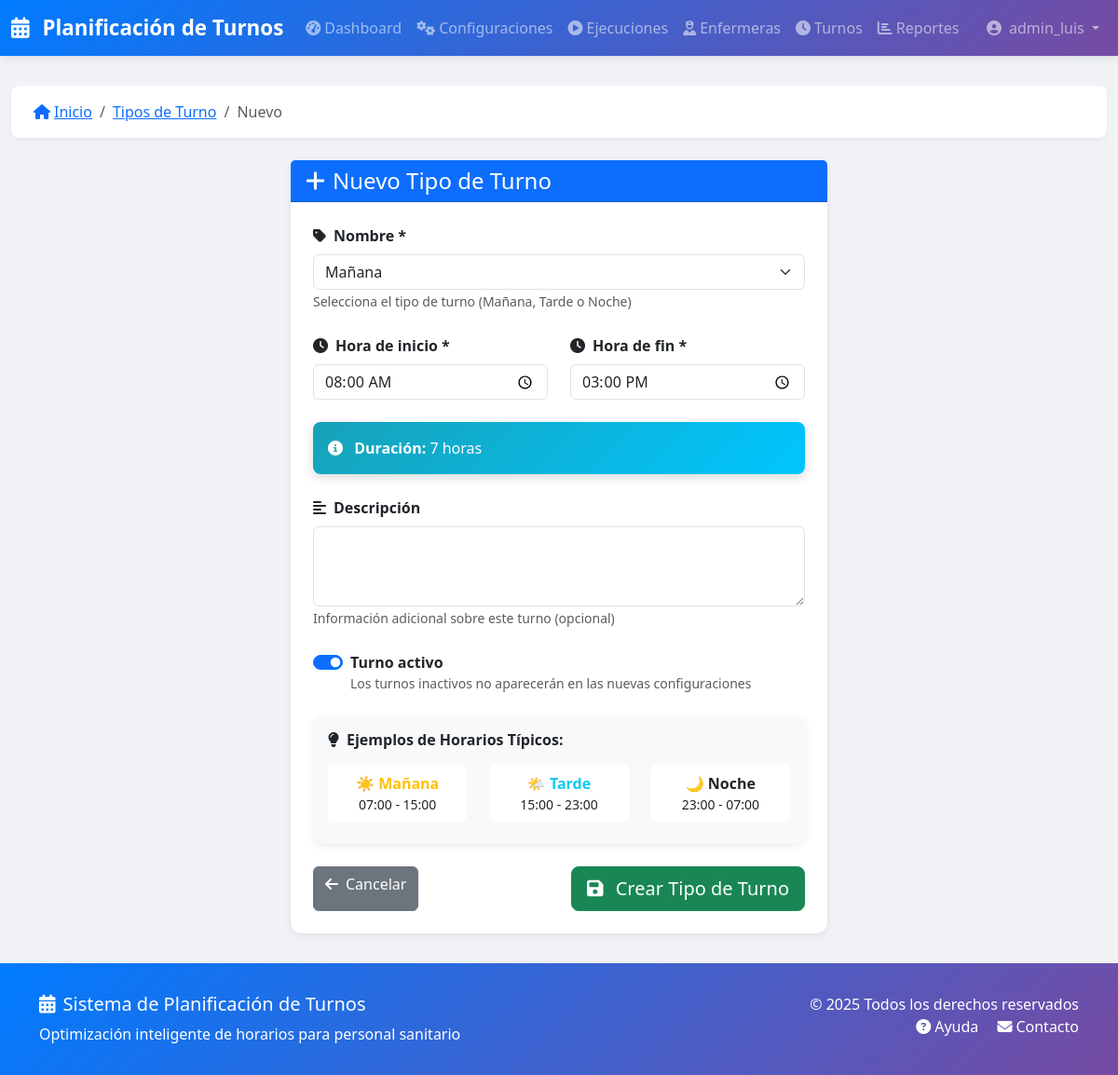
Screenshot of /tipos-turno/1/editar/ (signed in) with the database file from the repository.
### turnos/models.py (models this page shows, shortened)
class TipoTurno(models.Model):
    workspace = models.ForeignKey(
        Workspace,
        on_delete=models.CASCADE,
        related_name='tipos_turno',
        null=True,
        blank=True
    )
    NOMBRE_CHOICES = [
        ('MANANA', _('Mañana')),
        ('TARDE', _('Tarde')),
        ('NOCHE', _('Noche')),
    ]
    nombre = models.CharField(_('Nombre'), max_length=50, choices=NOMBRE_CHOICES)
    hora_inicio = models.TimeField(_('Hora de inicio'))
    hora_fin = models.TimeField(_('Hora de fin'))
    descripcion = models.TextField(_('Descripción'), blank=True)
    activo = models.BooleanField(_('Activo'), default=True)
    class Meta:
        verbose_name = _('Tipo de Turno')
        verbose_name_plural = _('Tipos de Turno')
        ordering = ['nombre']

### turnos/views.py (the view)
# urls.py: path('tipos-turno/<int:pk>/editar/', views.TipoTurnoUpdateView.as_view(), name='tipo_turno_editar'),
class TipoTurnoUpdateView(LoginRequiredMixin, FormMessageMixin, UpdateView):
    model = TipoTurno
    form_class = TipoTurnoForm
    template_name = 'turnos/tipo_turno_form.html'
    success_url = reverse_lazy('turnos:tipo_turno_lista')
    success_message = 'Tipo de turno actualizado con éxito.'

### turnos/forms.py (shortened to what this page needs)
class TipoTurnoForm(forms.ModelForm):
    class Meta:
        model = TipoTurno
        fields = ['nombre', 'hora_inicio', 'hora_fin', 'descripcion', 'activo']
        widgets = {
            'nombre': forms.Select(attrs={
                'class': 'form-select'
            }),
            'hora_inicio': forms.TimeInput(attrs={
                'class': 'form-control',
                'type': 'time'
            }),
            'hora_fin': forms.TimeInput(attrs={
                'class': 'form-control',
                'type': 'time'
            }),
            'descripcion': forms.Textarea(attrs={
                'class': 'form-control',
                'rows': 3
            }),
            'activo': forms.CheckboxInput(attrs={
                'class': 'form-check-input'
            }),
        }

### turnos/templates/turnos/tipo_turno_form.html (shortened to what this page needs)
{% extends 'base.html' %}
{% load static %}
{% load i18n %}
{% block breadcrumb_items %}
    <li class="breadcrumb-item"><a href="{% url 'turnos:tipo_turno_lista' %}">{% trans "Tipos de Turno" %}</a></li>
    {% if tipo_turno %}
        <li class="breadcrumb-item active">{% trans "Editar" %}</li>
    {% else %}
        <li class="breadcrumb-item active">{% trans "Nuevo" %}</li>
    {% endif %}
{% endblock %}
{% block content %}
<div class="row justify-content-center">
    <div class="col-lg-6">
        <div class="card">
            <div class="card-header bg-primary text-white">
                <h4 class="mb-0">
                    {% if tipo_turno %}
                        <i class="fas fa-edit me-2"></i>{% trans "Editar Tipo de Turno" %}
                    {% else %}
                        <i class="fas fa-plus me-2"></i>{% trans "Nuevo Tipo de Turno" %}
                    {% endif %}
                </h4>
            </div>
            <div class="card-body p-4">
                <form method="post" action="" class="needs-validation" novalidate>
                    <div class="mb-4">
                        <label for="{{ form.nombre.id_for_label }}" class="form-label fw-bold">
                            <i class="fas fa-tag me-2"></i>{{ form.nombre.label }} *
                        </label>
                        {{ form.nombre }}
                        {% if form.nombre.errors %}
                            <div class="invalid-feedback d-block">
                                {{ form.nombre.errors.0 }}
                            </div>
                        {% else %}
                            <small class="form-text text-muted">
                                {% trans "Selecciona el tipo de turno (Mañana, Tarde o Noche)" %}
                            </small>
                        {% endif %}
                    </div>
                    <div class="row">
                        <div class="col-md-6">
                            <div class="mb-4">
                                <label for="{{ form.hora_inicio.id_for_label }}" class="form-label fw-bold">
                                    <i class="fas fa-clock me-2"></i>{{ form.hora_inicio.label }} *
                                </label>
                                {{ form.hora_inicio }}
                            </div>
                        </div>
                        <div class="col-md-6">
                            <div class="mb-4">
                                <label for="{{ form.hora_fin.id_for_label }}" class="form-label fw-bold">
                                    <i class="fas fa-clock me-2"></i>{{ form.hora_fin.label }} *
                                </label>
                                {{ form.hora_fin }}
                            </div>
                        </div>
                    </div>
                    <div class="mb-4">
                        <div class="alert alert-info">
                            <i class="fas fa-info-circle me-2"></i>
                            <strong>{% trans "Duración:" %}</strong>
                            <span id="duracion-display">{% trans "Se calculará automáticamente" %}</span>
                        </div>
                    </div>
                    <div class="mb-4">
                        <label for="{{ form.descripcion.id_for_label }}" class="form-label fw-bold">
                            <i class="fas fa-align-left me-2"></i>{{ form.descripcion.label }}
                        </label>
                        {{ form.descripcion }}
                        <small class="form-text text-muted">
                            {% trans "Información adicional sobre este turno (opcional)" %}
                        </small>
                    </div>
                    <div class="mb-4">
                        <div class="form-check form-switch">
                            {{ form.activo }}
                            <label class="form-check-label" for="{{ form.activo.id_for_label }}">
                                <strong>{% trans "Turno activo" %}</strong>
                                <div class="text-muted small">
                                    {% trans "Los turnos inactivos no aparecerán en las nuevas configuraciones" %}
                                </div>
                            </label>
                        </div>
                    </div>
                    <div class="card bg-light mb-4">
                        <div class="card-body">
                            <h6 class="fw-bold mb-3">
                                <i class="fas fa-lightbulb me-2"></i>{% trans "Ejemplos de Horarios Típicos:" %}
                            </h6>
                            <div class="row">
                                <div class="col-md-4">
                                    <div class="example-turno mb-2">
                                        <strong class="text-warning">☀️ {% trans "Mañana" %}</strong>
                                        <div class="small">07:00 - 15:00</div>
                                    </div>
                                </div>
                                <div class="col-md-4">
                                    <div class="example-turno mb-2">
                                        <strong class="text-info">🌤️ {% trans "Tarde" %}</strong>
                                        <div class="small">15:00 - 23:00</div>
                                    </div>
                                </div>
                                <div class="col-md-4">
                                    <div class="example-turno mb-2">
                                        <strong class="text-dark">🌙 {% trans "Noche" %}</strong>
                                        <div class="small">23:00 - 07:00</div>
                                    </div>
                                </div>
                            </div>
                        </div>
                    </div>
                    <div class="d-flex justify-content-between">
                        <a href="{% url 'turnos:tipo_turno_lista' %}" class="btn btn-secondary">
                            <i class="fas fa-arrow-left me-2"></i>{% trans "Cancelar" %}
                        </a>
                        <button type="submit" class="btn btn-success btn-lg">
                            <i class="fas fa-save me-2"></i>
                            {% if tipo_turno %}
                                {% trans "Guardar Cambios" %}
                            {% else %}
                                {% trans "Crear Tipo de Turno" %}
                            {% endif %}
                        </button>
                    </div>
                </form>
            </div>
        </div>
    </div>
</div>
{% endblock %}

### turnos/templates/base.html (shortened to what this page needs)
{% load static %}
{% load i18n %}
<!DOCTYPE html>
<html lang="es">
<head>
    <link href="https://cdn.jsdelivr.net/npm/bootstrap@5.3.0/dist/css/bootstrap.min.css" rel="stylesheet">
    <link rel="stylesheet" href="https://cdnjs.cloudflare.com/ajax/libs/font-awesome/6.4.0/css/all.min.css">
</head>
<body>
    <nav class="navbar navbar-expand-lg navbar-dark">
        <div class="container-fluid">
            <a class="navbar-brand" href="{% url 'turnos:dashboard' %}">
                <i class="fas fa-calendar-alt me-2"></i>
                Planificación de Turnos
            </a>
            <div class="collapse navbar-collapse" id="navbarNav">
                <ul class="navbar-nav me-auto">
                    <li class="nav-item">
                        <a class="nav-link" href="{% url 'turnos:dashboard' %}">
                            <i class="fas fa-tachometer-alt me-1"></i>Dashboard
                        </a>
                    </li>
                    <li class="nav-item">
                        <a class="nav-link" href="{% url 'turnos:config_lista' %}">
                            <i class="fas fa-cogs me-1"></i>Configuraciones
                        </a>
                    </li>
                    <li class="nav-item">
                        <a class="nav-link" href="{% url 'turnos:ejecucion_lista' %}">
                            <i class="fas fa-play-circle me-1"></i>Ejecuciones
                        </a>
                    </li>
                    <li class="nav-item">
                        <a class="nav-link" href="{% url 'turnos:enfermera_lista' %}">
                            <i class="fas fa-user-nurse me-1"></i>Enfermeras
                        </a>
                    </li>
                    <li class="nav-item">
                        <a class="nav-link" href="{% url 'turnos:tipo_turno_lista' %}">
                            <i class="fas fa-clock me-1"></i>Turnos
                        </a>
                    </li>
                    <li class="nav-item">
                        <a class="nav-link" href="{% url 'turnos:reportes' %}">
                            <i class="fas fa-chart-bar me-1"></i>Reportes
                        </a>
                    </li>
                </ul>
                <ul class="navbar-nav">
                    {% if user.is_authenticated %}
                    <li class="nav-item dropdown">
                        <a class="nav-link dropdown-toggle" href="#" id="userDropdown" role="button" data-bs-toggle="dropdown">
                            <i class="fas fa-user-circle me-1"></i>
                            {{ user.get_full_name|default:user.username }}
                        </a>
                    </li>
                    {% else %}
                    <li class="nav-item">
                        <a class="nav-link" href="{% url 'accounts:login' %}">
                            <i class="fas fa-sign-in-alt me-1"></i>Iniciar Sesión
                        </a>
                    </li>
                    {% endif %}
                </ul>
            </div>
        </div>
    </nav>
    <main class="main-content">
        <div class="container-fluid">
            {% block breadcrumb %}
            <nav aria-label="breadcrumb">
                <ol class="breadcrumb">
                    <li class="breadcrumb-item">
                        <a href="{% url 'turnos:dashboard' %}">
                            <i class="fas fa-home me-1"></i>Inicio
                        </a>
                    </li>
                    {% block breadcrumb_items %}{% endblock %}
                </ol>
            </nav>
            {% endblock %}
            {% block content %}{% endblock %}
        </div>
    </main>
    <footer>
        <div class="container">
            <div class="row">
                <div class="col-md-6">
                    <h5><i class="fas fa-calendar-alt me-2"></i>Sistema de Planificación de Turnos</h5>
                    <p class="mb-0">Optimización inteligente de horarios para personal sanitario</p>
                </div>
                <div class="col-md-6 text-md-end">
                    <p class="mb-0">&copy; 2025 Todos los derechos reservados</p>
                    <p class="mb-0">
                        <a href="#" class="text-white text-decoration-none me-3">
                            <i class="fas fa-question-circle me-1"></i>Ayuda
                        </a>
                        <a href="#" class="text-white text-decoration-none">
                            <i class="fas fa-envelope me-1"></i>Contacto
                        </a>
                    </p>
                </div>
            </div>
        </div>
    </footer>
    <link rel="stylesheet" href="{% static 'css/custom.css' %}">
</body>
</html>

### turnos/templates/base.html (style rules this page uses)
:root { --primary-color: #667eea; --secondary-color: #764ba2; --success-color: #28a745; --danger-color: #dc3545; --warning-color: #ffc107; --info-color: #17a2b8; --dark-color: #343a40; --light-color: #f8f9fa; }
body { font-family: 'Segoe UI', Tahoma, Geneva, Verdana, sans-serif; background-color: #f0f2f5; min-height: 100vh; display: flex; flex-direction: column; }
.navbar { background: linear-gradient(135deg, var(--primary-color), var(--secondary-color)); box-shadow: 0 2px 10px rgba(0,0,0,0.1); }
.navbar-brand { font-weight: 700; font-size: 1.4rem; }
.main-content { flex: 1; padding: 2rem 0; }
.breadcrumb { background: white; padding: 1rem 1.5rem; border-radius: 8px; box-shadow: 0 2px 4px rgba(0,0,0,0.05); margin-bottom: 1.5rem; }
.card { border: none; border-radius: 12px; box-shadow: 0 2px 8px rgba(0,0,0,0.08); transition: all 0.3s ease; }
footer { background: linear-gradient(135deg, var(--primary-color), var(--secondary-color)); color: white; padding: 2rem 0; margin-top: auto; }
.alert { margin-bottom: 1rem; box-shadow: 0 4px 12px rgba(0,0,0,0.15); border: none; border-radius: 8px; }
.alert-info { background: linear-gradient(135deg, #17a2b8, #00c6ff); color: white; }

### turnos/templates/turnos/tipo_turno_form.html (style rules this page uses)
.example-turno { padding: 0.5rem; background: white; border-radius: 6px; text-align: center; }

### rows the page displays
TipoTurno: nombre "Mañana", hora_inicio "08:00:00", hora_fin "15:00:00", activo "☑"

### other values shown
{{ user.get_full_name|default:user.username }} "admin_luis"
